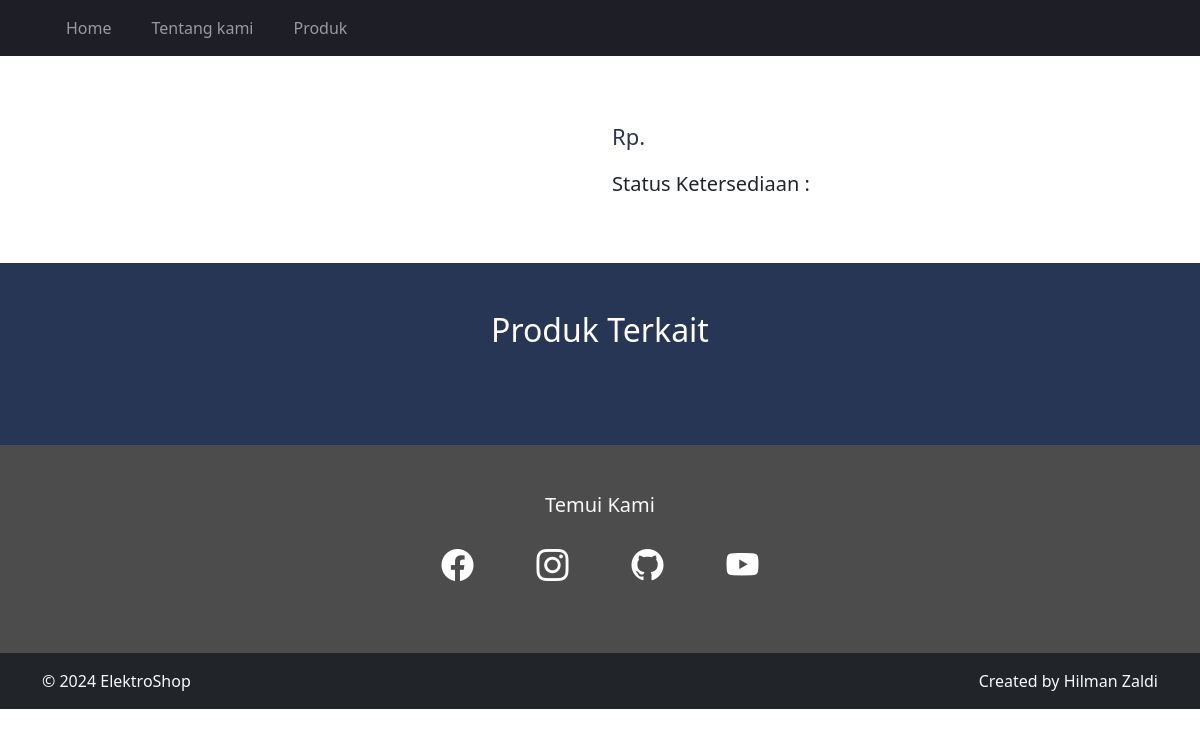
Page /produk-detail.php?nama=idone 15 on the earlier database version.
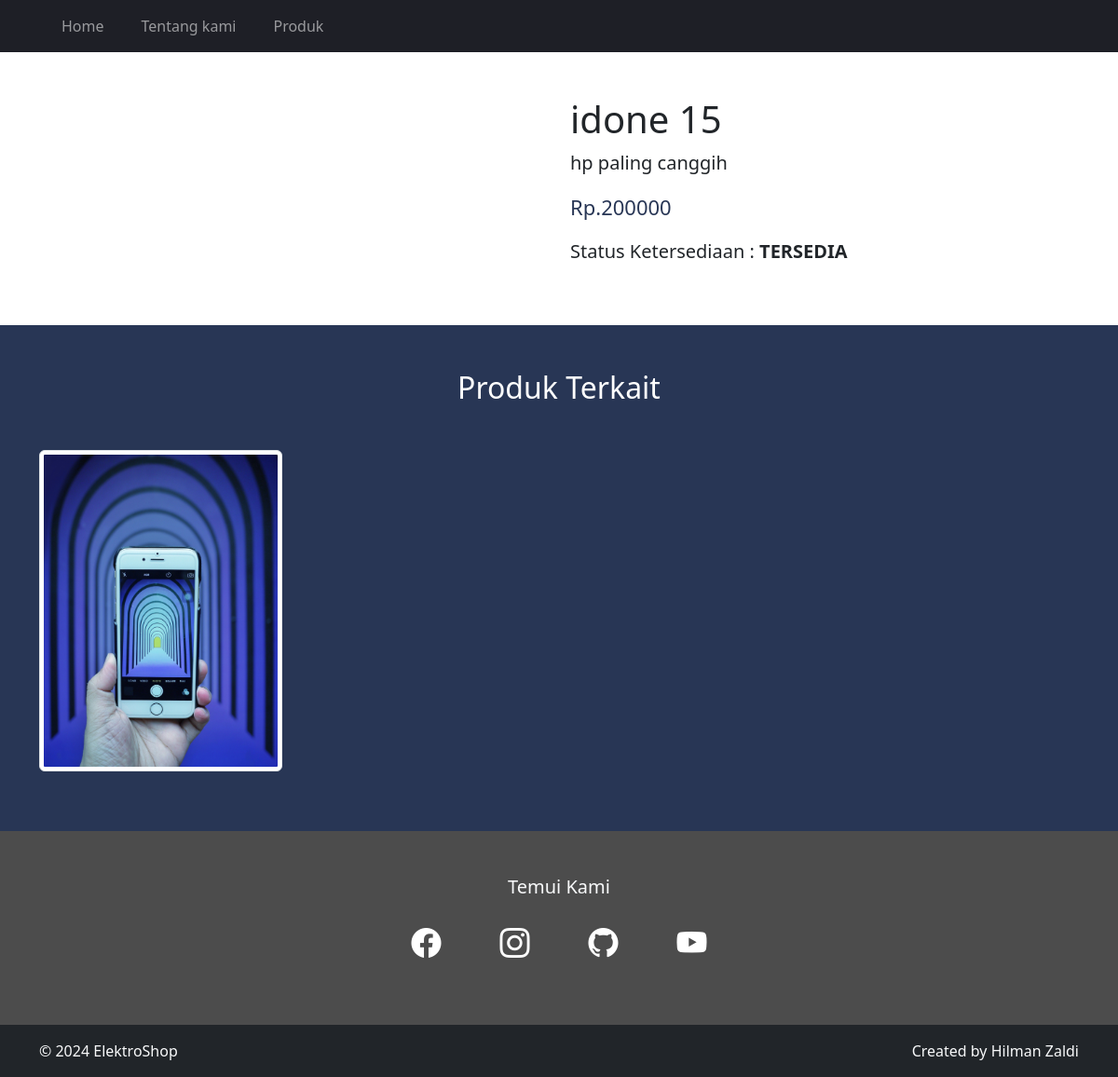
Same page on the later database version.
### tables this page shows
CREATE TABLE `produk` (
  `ID` int NOT NULL,
  `KATEGORI_ID` int NOT NULL,
  `NAMA` varchar(255) NOT NULL,
  `HARGA` double NOT NULL,
  `FOTO` varchar(255) DEFAULT NULL,
  `DETAIL` text,
  `KETERSEDIAAN_STOK` enum('HABIS','TERSEDIA') DEFAULT 'TERSEDIA'
);

### produk-detail.php (the view, shortened to what this page needs)
<?php
require "./koneksi.php";
$nama =  htmlspecialchars($_GET['nama']);
$queryProduk = mysqli_query($con, "SELECT *  FROM produk WHERE nama = '$nama'");
$produk = mysqli_fetch_array($queryProduk);
$queryProdukTerkait = mysqli_query($con, "SELECT *  FROM produk WHERE kategori_id = '$produk[KATEGORI_ID]'AND id!='$produk[ID]' LIMIT 4");
?>
<!DOCTYPE html>
<html lang="en">
<head>
<link href="https://cdn.jsdelivr.net/npm/bootstrap@5.3.3/dist/css/bootstrap.min.css" rel="stylesheet">
<link rel="stylesheet" href="https://cdn.jsdelivr.net/npm/bootstrap-icons@1.11.3/font/bootstrap-icons.min.css">  <link rel="stylesheet" href="./css/style.css">
</head>
<body>
  <?php
  require "navbar.php"; ?>
  <div class="container-fluid py-5">
    <div class="container">
      <div class="row">
        <div class="col-lg-5 mb-5 ">
        </div>
        <div class="col-lg-6 offset-lg-1">
          <h1><?php echo $produk['NAMA']; ?></h1>
          <p class="fs-5">
            <?php echo $produk['DETAIL']; ?>
          </p>
          <p class="text-harga">
            Rp.<?php echo $produk['HARGA']; ?>
          </p>
          <p class="fs-5">
            Status Ketersediaan : <strong><?php echo $produk['KETERSEDIAAN_STOK']; ?></strong>
          </p>
        </div>
      </div>
    </div>
  </div>
  <div class="container-fluid py-5 warna2">
    <div class="container">
      <h2 class="text-center text-white mb-5">Produk Terkait</h2>
      <div class="row">
        <?php while ($data = mysqli_fetch_array($queryProdukTerkait)) { ?>
          <div class="col-md-6 col-lg-3 mb-3 ">
            <a href="produk-detail.php?nama=<?php echo $data['NAMA'] ?>">
            <img src="./img/<?php echo $data['FOTO'] ?>" class="img-fluid img-thumbnail produk-terkait-img" alt="">
            </a>
          </div>
        <?php } ?>
      </div>
    </div>
  </div>
    <?php require "./footer.php"; ?>
</body>
</html>

### navbar.php (shortened to what this page needs)
<nav class="navbar navbar-expand-lg navbar-dark warna1">
  <div class="container">
    <div class="collapse navbar-collapse" id="navbarSupportedContent">
      <ul class="navbar-nav me-auto mb-2 mb-lg-0">
        <li class="nav-item me-4">
        <a class="nav-link" href="./index.php">Home</a>
      </li>
        <li class="nav-item me-4">
          <a class="nav-link" href="tentang-kami.php">Tentang kami</a>
        </li>
        <li class="nav-item me-4">
          <a class="nav-link" href="produk.php">Produk</a>
        </li>
      </ul>
    </div>
  </div>
</nav>

### footer.php (shortened to what this page needs)
<div class="containter-fluid py-5 content-suscribe text-light">
  <div class="container">
    <h5 class="text-center mb-4">Temui Kami</h5>
    <div class="row justify-content-center mb-2">
      <div class="col-sm-1 d-flex justify-content-center mb-2">
        <a href="https://www.facebook.com/share/XVpVvArH98bm1pUp/?mibextid=qi2Omg" target="_blank"><i class="bi bi-facebook fs-2"></i></a>
      </div>
      <div class="col-sm-1 d-flex justify-content-center mb-2">
      <a href="https://www.instagram.com/hilman.zaldi?igsh=MXdtZTFubDR5cGRmeQ==" target="_blank"><i class="bi bi-instagram fs-2"></i></a>
      </div>
      <div class="col-sm-1 d-flex justify-content-center mb-2">
      <a href="https://github.com/Themon645" target="_blank"><i class="bi bi-github fs-2"></i></a>
      </div>
      <div class="col-sm-1 d-flex justify-content-center mb-2">
      <a href="https://youtube.com/@hilmanzaldi?si=RU3vV26oaH_vjGU_" target="_blank"><i class="bi bi-youtube fs-2"></i></a>
      </div>
    </div>
  </div>
</div>
<div class="container-fluid py-3 bg-dark text-light">
  <div class="container d-flex justify-content-between">
    <label for="">&copy; 2024 ElektroShop</label>
    <label for="">Created by Hilman Zaldi</label>
  </div>
</div>

### css/style.css (style rules this page uses)
.warna1 { background-color: #1E1F26; }
.warna2 { background-color: #283655; }
.text-harga { font-size: 22px; color: #283655; }
.content-suscribe { background-color:rgba(0,0,0,0.7) ; }
.content-suscribe a { color: white; }
.produk-terkait-img { height: 100%; width: 100%; object-fit: cover; object-position: center; }

Differences in the rows shown:
added produk: NAMA "idone 15", DETAIL "hp paling canggih", HARGA "200000", KETERSEDIAAN_STOK "TERSEDIA"
added produk: FOTO (picture)
